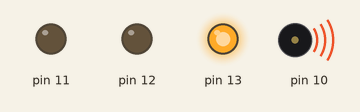
A sketch run on a simulated Arduino Uno, built with avr-gcc and run on an emulated ATmega328P. Parts: output pins drawn as LEDs (lit = HIGH), buzzer (waves = sounding).

Above: at 0.5 s.
At 6.5 s:
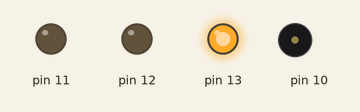
At 12.5 s:
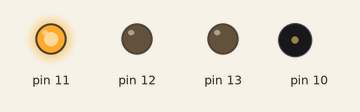
At 16.0 s:
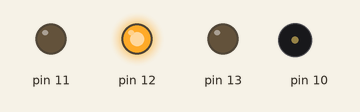
At 18.7 s:
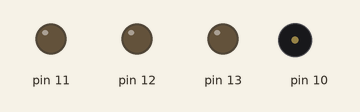
Timing chart, 0 to 24.7 s (numbered marks = the images above):
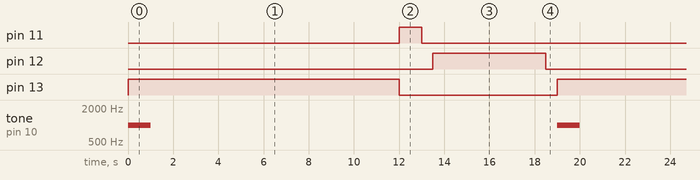

The sketch:

traffic_lght.ino
```cpp
void setup() {
  // put your setup code here, to run once:

  pinMode(13,OUTPUT);
  pinMode(12,OUTPUT);
  pinMode(11,OUTPUT);
  pinMode(10, OUTPUT);
}

void loop() {
  // put your main code here, to run repeatedly:
  digitalWrite(13,HIGH);
  tone(10, 1000);
  delay(1000);
  noTone(10);     // Stop sound...
  delay(1000);
  delay(10000);
  digitalWrite(13,LOW);


  digitalWrite(11,HIGH);
  delay(1000);
  digitalWrite(11,LOW);
  delay(500);

  digitalWrite(12,HIGH);
  delay(5000);
  digitalWrite(12,LOW);
  delay(500);


}
```

Measured:
- by itself, pin 11: alternates HIGH for 1.0 s and LOW for 18.0 s
- by itself, pin 12: alternates HIGH for 5.0 s and LOW for 14.0 s
- by itself, pin 13: alternates HIGH for 12.0 s and LOW for 7.0 s
- by itself, tone on pin 10: alternates 1000 Hz for 1.0 s and silent for 18.0 s
